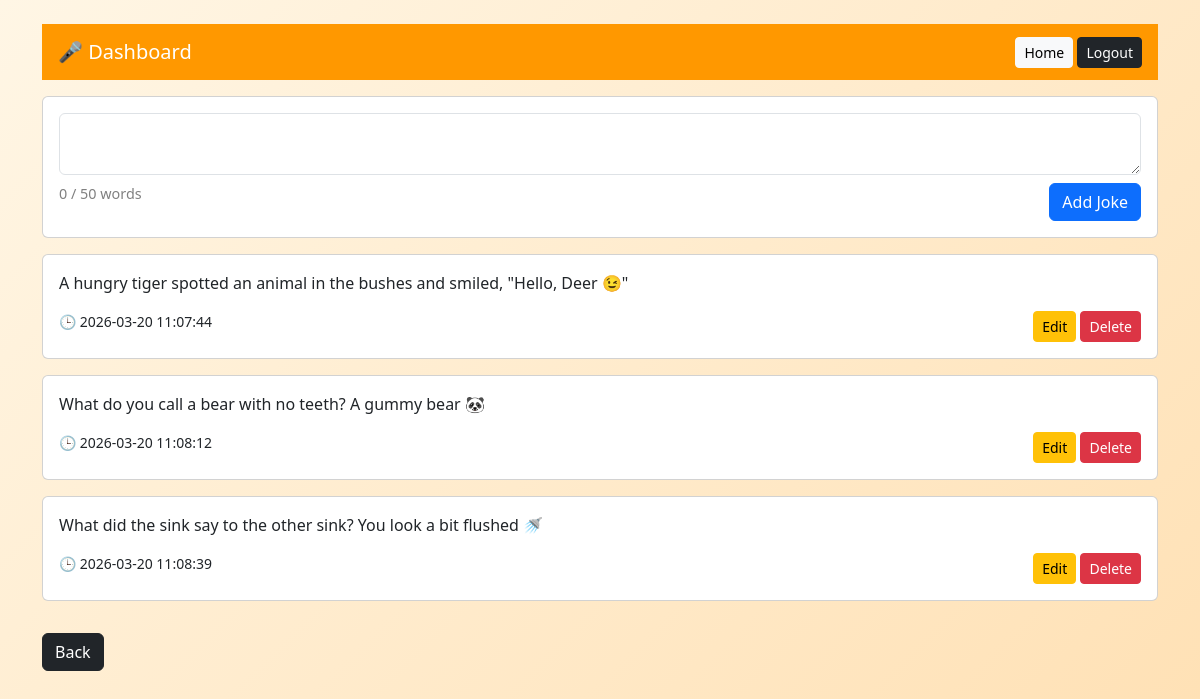
The app's page /dashboard.php (signed in) with its own data.
### tables this page shows
CREATE TABLE jokes (
    id INTEGER PRIMARY KEY AUTOINCREMENT,
    user_id INTEGER,
    content TEXT,
    likes INTEGER DEFAULT 0,
    dislikes INTEGER DEFAULT 0,
    created_at DATETIME DEFAULT CURRENT_TIMESTAMP
);

### dashboard.php (the view, shortened to what this page needs)
<?php include 'db.php';
$res = $db->query("SELECT * FROM jokes WHERE user_id=" . $_SESSION['user_id']);
?>
<link rel="stylesheet" href="style.css">
<link href="https://cdn.jsdelivr.net/npm/bootstrap@5.3.0/dist/css/bootstrap.min.css" rel="stylesheet">
<div class="container mt-4">
    <nav class="navbar navbar-dark px-3 mb-3">
        <span class="navbar-brand">🎤 Dashboard</span>
        <div>
            <a href="index.php" class="btn btn-light btn-sm">Home</a>
            <a href="logout.php" class="btn btn-dark btn-sm">Logout</a>
        </div>
    </nav>
    <form method="post" class="card p-3 mb-3">
        <textarea name="content" class="form-control mb-2"
            oninput="updateWordCount(this, document.getElementById('counter'))"></textarea>
        <div class="d-flex justify-content-between">
            <span id="counter" class="word-counter">0 / 50 words</span>
            <button name="add" class="btn btn-primary">Add Joke</button>
        </div>
    </form>
    <?php while ($row = $res->fetchArray()) { ?>
        <div class="card p-3 mb-3">
            <p><?= htmlspecialchars($row['content']) ?></p>
            <div class="d-flex justify-content-between">
                <small>🕒 <?= $row['created_at'] ?></small>
                <div>
                    <button class="btn btn-warning btn-sm" data-bs-toggle="modal" data-bs-target="#editModal<?= $row['id'] ?>">
                        Edit
                    </button>
                    <a href="delete.php?id=<?= $row['id'] ?>" class="btn btn-danger btn-sm">
                        Delete
                    </a>
                </div>
            </div>
        </div>
    <?php } ?>
    <a href="index.php" class="btn btn-dark mt-3">Back</a>
</div>

### style.css (style rules this page uses)
.navbar { background: #ff9800; }
.card { border-radius: 15px; transition: 0.3s; }
.btn-primary { background-color: #ff5722; border: none; }
.word-counter { font-size: 0.9rem; color: gray; }

### records on screen
jokes: content "A hungry tiger spotted an animal in the bushes and smiled, \"Hello, Deer 😉\"", created_at "2026-03-20 11:07:44"
jokes: content "What do you call a bear with no teeth? A gummy bear 🐼", created_at "2026-03-20 11:08:12"
jokes: content "What did the sink say to the other sink? You look a bit flushed 🚿", created_at "2026-03-20 11:08:39"
